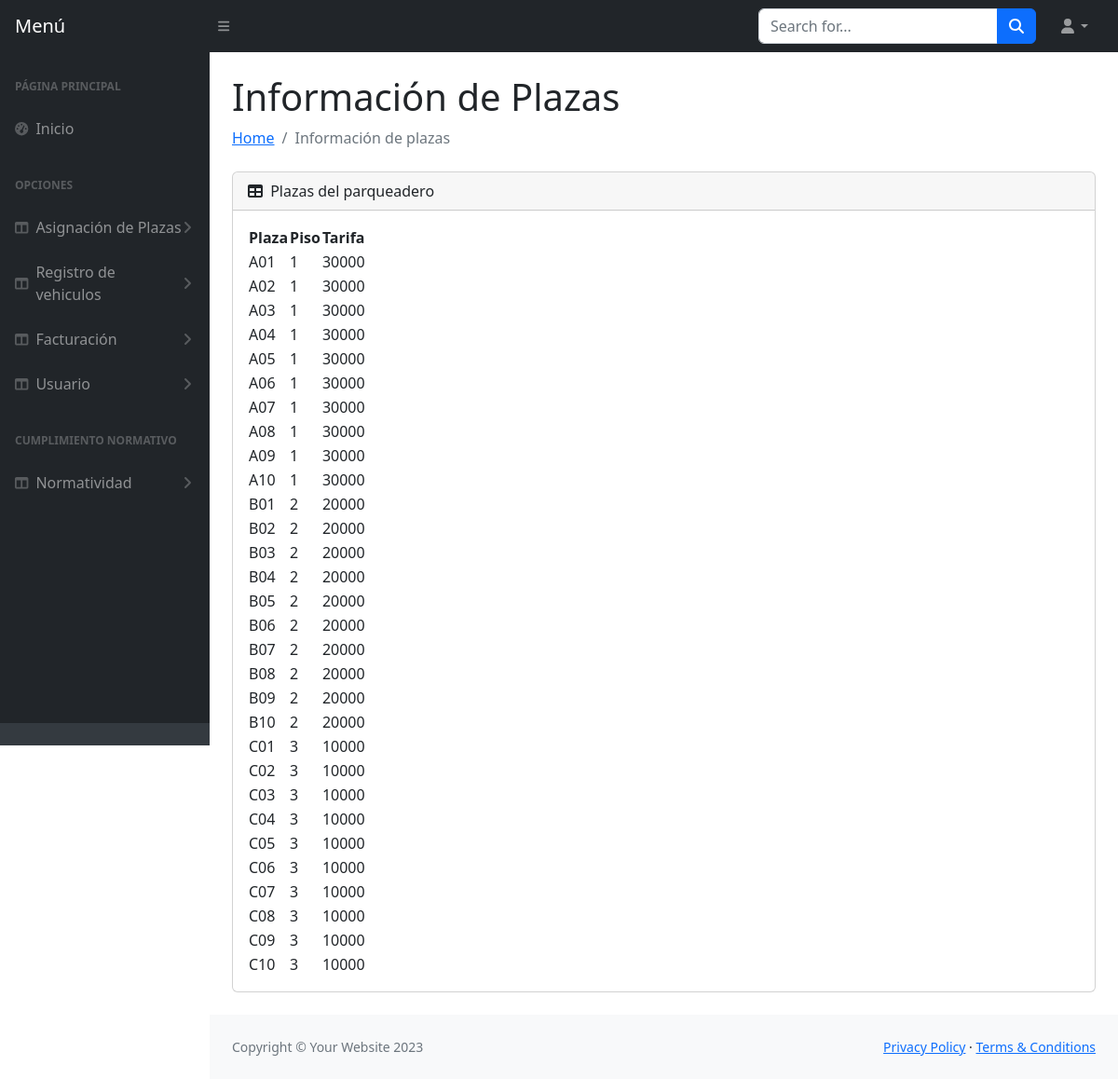
The page /CrudFront/Plazas/info_plazas.php on the database its author committed.
### tables this page shows
CREATE TABLE IF NOT EXISTS `plazas` (
  `id_plaza` varchar(10) NOT NULL,
  `piso` int(11) NOT NULL,
  `tarifa` double NOT NULL,
  PRIMARY KEY (`id_plaza`)
);

### ClasesDAO/PlazasDAO.php (called while the page is built, shortened)
<?php
class PlazasDAO{
    public function consultar_plazas(){
        $conex=Conexion::conexion();
        $sql = "select * from plazas";
        $query = $conex->prepare($sql);
        $query->execute();
        $plazas = $query->fetchAll(PDO::FETCH_ASSOC);
        return $plazas;
    }
}
?>

### CrudFront/Plazas/info_plazas.php (the view, shortened to what this page needs)
<?php
require_once('../../controlador.php');
?>
<!DOCTYPE html>
<html lang="en">
    <head>
        <link href="https://cdn.jsdelivr.net/npm/simple-datatables@7.1.2/dist/style.min.css" rel="stylesheet" />
        <link href="../../css/styles.css" rel="stylesheet" />
    </head>
    <body class="sb-nav-fixed">
        <?php require ('../../topnav.php')?>
        <div id="layoutSidenav">
            <?php require('../../sidenavbarOP.php') ?>
            <div id="layoutSidenav_content">
                <main>
                    <div class="container-fluid px-4">
                        <h1 class="mt-4">Información de Plazas</h1>
                        <ol class="breadcrumb mb-4">
                            <li class="breadcrumb-item"><a href="/home/parqueadero/Home_Operario.php">Home</a></li>
                            <li class="breadcrumb-item active">Información de plazas</li>
                        </ol>
                        <div class="card mb-4">
                            <div class="card-header">
                                <i class="fas fa-table me-1"></i>
                                Plazas del parqueadero
                            </div>
                            <div class="card-body">
                                <table id="datatablesSimple">
                                    <thead>
                                        <tr>
                                            <th>Plaza</th>
                                            <th>Piso</th>
                                            <th>Tarifa</th>
                                        </tr>
                                    </thead>
                                    <tbody>
                                                <?php
                                                    $plazas=$plazasdao->consultar_plazas();
                                                    for ($i=0; $i < count($plazas); $i++) {
                                                ?>
                                                    <tr>
                                                        <td><?php echo $plazas[$i]['id_plaza']?></td>
                                                        <td><?php echo $plazas[$i]['piso']?></td>
                                                        <td><?php echo $plazas[$i]['tarifa']?></td>
                                                    </tr>
                                                <?php
                                                    }
                                                ?>
                                            </tbody>
                                </table>
                            </div>
                        </div>
                    </div>
                </main>
                <footer class="py-4 bg-light mt-auto">
                    <div class="container-fluid px-4">
                        <div class="d-flex align-items-center justify-content-between small">
                            <div class="text-muted">Copyright &copy; Your Website 2023</div>
                            <div>
                                <a href="#">Privacy Policy</a>
                                &middot;
                                <a href="#">Terms &amp; Conditions</a>
                            </div>
                        </div>
                    </div>
                </footer>
            </div>
        </div>
    </body>
</html>

### rows shown on the page
plazas: id_plaza "A01", piso "1", tarifa "30000"
plazas: id_plaza "A02", piso "1", tarifa "30000"
plazas: id_plaza "A03", piso "1", tarifa "30000"
plazas: id_plaza "A04", piso "1", tarifa "30000"
plazas: id_plaza "A05", piso "1", tarifa "30000"
plazas: id_plaza "A06", piso "1", tarifa "30000"
plazas: id_plaza "A07", piso "1", tarifa "30000"
plazas: id_plaza "A08", piso "1", tarifa "30000"
plazas: id_plaza "A09", piso "1", tarifa "30000"
plazas: id_plaza "A10", piso "1", tarifa "30000"
plazas: id_plaza "B01", piso "2", tarifa "20000"
plazas: id_plaza "B02", piso "2", tarifa "20000"
plazas: id_plaza "B03", piso "2", tarifa "20000"
plazas: id_plaza "B04", piso "2", tarifa "20000"
plazas: id_plaza "B05", piso "2", tarifa "20000"
plazas: id_plaza "B06", piso "2", tarifa "20000"
plazas: id_plaza "B07", piso "2", tarifa "20000"
plazas: id_plaza "B08", piso "2", tarifa "20000"
plazas: id_plaza "B09", piso "2", tarifa "20000"
plazas: id_plaza "B10", piso "2", tarifa "20000"
plazas: id_plaza "C01", piso "3", tarifa "10000"
plazas: id_plaza "C02", piso "3", tarifa "10000"
plazas: id_plaza "C03", piso "3", tarifa "10000"
plazas: id_plaza "C04", piso "3", tarifa "10000"
plazas: id_plaza "C05", piso "3", tarifa "10000"
plazas: id_plaza "C06", piso "3", tarifa "10000"
plazas: id_plaza "C07", piso "3", tarifa "10000"
plazas: id_plaza "C08", piso "3", tarifa "10000"
plazas: id_plaza "C09", piso "3", tarifa "10000"
plazas: id_plaza "C10", piso "3", tarifa "10000"
